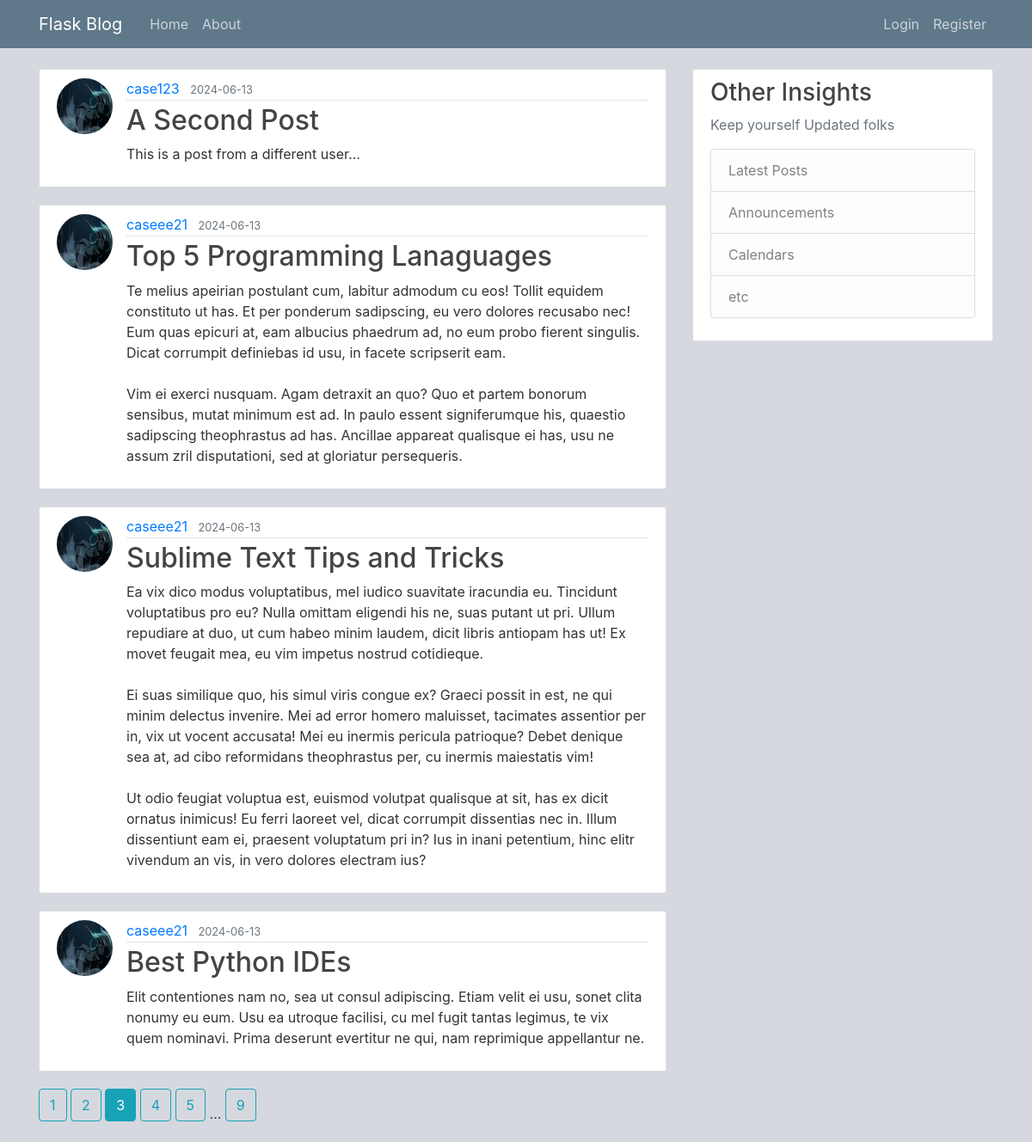
Screenshot of /home?page=3 with the database file from the repository.
### flaskblog/models.py (models this page shows, shortened)
class Post(db.Model):
    id = db.Column(db.Integer, primary_key=True)
    title = db.Column(db.String(100), nullable=False)
    date_posted = db.Column(db.DateTime, nullable=False, default=datetime.utcnow)
    content = db.Column(db.Text, nullable=False)
    user_id = db.Column(db.Integer, db.ForeignKey('user.id'), nullable=False)

class User(db.Model, UserMixin):
    id = db.Column(db.Integer, primary_key=True)
    username = db.Column(db.String(20), unique=True, nullable=False)
    email = db.Column(db.String(120), unique=True, nullable=False)
    image_file = db.Column(db.String(20), nullable=False, default='default.jpg')
    password = db.Column(db.String(60), nullable=False)
    posts = db.relationship('Post', backref='author', lazy=True)

### flaskblog/main/routes.py (the view)
@main.route("/")
@main.route("/home")
def home():
    page=request.args.get('page', 1, type=int)
    posts= Post.query.order_by(Post.date_posted.desc()).paginate(page=page, per_page=4)
    return render_template('home.html', posts=posts)

### flaskblog/templates/home.html
{% extends "layout.html" %}
{% block content %}
    {% for post in posts.items %}
        <article class="media content-section">
          <img class="rounded-circle article-img" src="{{ url_for('static', filename='pfp/' + post.author.image_file) }}">
          <div class="media-body">
            <div class="article-metadata">
              <a class="mr-2" href="{{url_for('users.user_posts', username = post.author.username)}}"> {{ post.author.username }} </a>
              <small class="text-muted">{{ post.date_posted.strftime('%Y-%m-%d') }}</small>
            </div>
            <h2><a class="article-title" href="{{ url_for('posts.post', post_id=post.id)}}">{{ post.title }}</a></h2>
            <p class="article-content">{{ post.content }}</p>
          </div>
        </article>
    {% endfor %}
    {% for page_num in posts.iter_pages(left_edge=1, right_edge=1, left_current=1, right_current=2) %}
      {% if page_num %}
        {% if posts.page == page_num %}
          <a class="btn btn-info mb-4" href="{{ url_for('main.home', page=page_num) }}">{{ page_num }}</a>
        {% else %}
          <a class="btn btn-outline-info mb-4" href="{{ url_for('main.home', page=page_num) }}">{{ page_num }}</a>
        {% endif %}
      {% else %}
        ...
    {% endif %}
  {% endfor %}
{% endblock content %}

### flaskblog/static/main.css (style rules this page uses)
body { background: #d5d8de; color: #333333; margin-top: 5rem; }
h1, h2, h3, h4, h5, h6 { color: #444444; }
.content-section { background: #ffffff; padding: 10px 20px; border: 1px solid #dddddd; border-radius: 3px; margin-bottom: 20px; }
.article-title { color: #444444; }
.article-content { white-space: pre-line; }
.article-img { height: 65px; width: 65px; margin-right: 16px; }
.article-metadata { padding-bottom: 1px; margin-bottom: 4px; border-bottom: 1px solid #e3e3e3 }

### rows the page displays
Post: image_file (placeholder picture), author.username "case123", date_posted "2024-06-13", title "A Second Post", content "This is a post from a different user..."
Post: image_file (placeholder picture), author.username "caseee21", date_posted "2024-06-13", title "Top 5 Programming Lanaguages", content "Te melius apeirian postulant cum, labitur admodum cu eos! Tollit equidem constituto ut has. Et per ponderum sadipscing, eu vero dolores recusabo nec! Eum quas epicuri at, eam albucius phaedrum ad, no eum probo fierent singulis. Dicat corrumpit definiebas id usu, in facete scripserit eam. Vim ei exerci nusquam. Agam detraxit an quo? Quo et partem bonorum sensibus, mutat minimum est ad. In paulo essent signiferumque his, quaestio sadipscing theophrastus ad has. Ancillae appareat qualisque ei has, usu ne assum zril disputationi, sed at gloriatur persequeris."
Post: image_file (placeholder picture), author.username "caseee21", date_posted "2024-06-13", title "Sublime Text Tips and Tricks", content "Ea vix dico modus voluptatibus, mel iudico suavitate iracundia eu. Tincidunt voluptatibus pro eu? Nulla omittam eligendi his ne, suas putant ut pri. Ullum repudiare at duo, ut cum habeo minim laudem, dicit libris antiopam has ut! Ex movet feugait mea, eu vim impetus nostrud cotidieque. Ei suas similique quo, his simul viris congue ex? Graeci possit in est, ne qui minim delectus invenire. Mei ad error homero maluisset, tacimates assentior per in, vix ut vocent accusata! Mei eu inermis pericula patrioque? Debet denique sea at, ad cibo reformidans theophrastus per, cu inermis maiestatis vim! Ut odio feugiat voluptua est, euismod volutpat qualisque at sit, has ex dicit ornatus inimicus! Eu…"
Post: image_file (placeholder picture), author.username "caseee21", date_posted "2024-06-13", title "Best Python IDEs", content "Elit contentiones nam no, sea ut consul adipiscing. Etiam velit ei usu, sonet clita nonumy eu eum. Usu ea utroque facilisi, cu mel fugit tantas legimus, te vix quem nominavi. Prima deserunt evertitur ne qui, nam reprimique appellantur ne."

### other values shown
{{ page_num }} "1" "2" "4" "5" "9"
{{ page_num }} "3"
